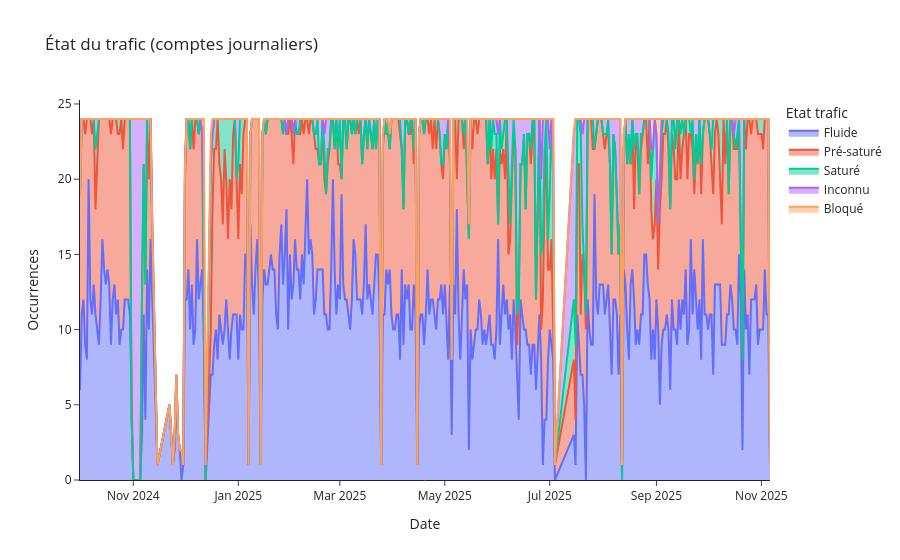

Notebook cell for this chart:
### Code cell
etat_jour = (df_axe
             .assign(jour=pd.to_datetime(df_axe['date']))
             .groupby(['jour','Etat trafic'], as_index=False)
             .size())

fig = px.area(
    etat_jour, x='jour', y='size', color='Etat trafic',
    title=f"État du trafic (comptes journaliers)",
    labels={'jour':'Date','size':'Occurrences'}
)
fig.update_layout(template='simple_white', hovermode='x unified')
fig.show()

### Figure 1 — Plotly figure (JSON) as saved in the notebook; plotly's stock layout.template omitted (floating-point values rounded to 4 significant figures; data arrays with more than 128 entries replaced by an {"elided": "..."} marker saying what was removed)
{"data": [{"fillpattern": {"shape": ""}, "hovertemplate": "Etat trafic=Fluide<br>Date=%{x}<br>Occurrences=%{y}<extra></extra>", "legendgroup": "Fluide", "line": {"color": "#636efa"}, "marker": {"symbol": "circle"}, "mode": "lines", "name": "Fluide", "orientation": "v", "showlegend": true, "stackgroup": "1", "type": "scatter", "x": {"elided": "371 str values"}, "xaxis": "x", "y": {"elided": "371 int values"}, "yaxis": "y"}, {"fillpattern": {"shape": ""}, "hovertemplate": "Etat trafic=Pré-saturé<br>Date=%{x}<br>Occurrences=%{y}<extra></extra>", "legendgroup": "Pré-saturé", "line": {"color": "#EF553B"}, "marker": {"symbol": "circle"}, "mode": "lines", "name": "Pré-saturé", "orientation": "v", "showlegend": true, "stackgroup": "1", "type": "scatter", "x": {"elided": "362 str values"}, "xaxis": "x", "y": {"elided": "362 int values"}, "yaxis": "y"}, {"fillpattern": {"shape": ""}, "hovertemplate": "Etat trafic=Saturé<br>Date=%{x}<br>Occurrences=%{y}<extra></extra>", "legendgroup": "Saturé", "line": {"color": "#00cc96"}, "marker": {"symbol": "circle"}, "mode": "lines", "name": "Saturé", "orientation": "v", "showlegend": true, "stackgroup": "1", "type": "scatter", "x": {"elided": "131 str values"}, "xaxis": "x", "y": {"elided": "131 int values"}, "yaxis": "y"}, {"fillpattern": {"shape": ""}, "hovertemplate": "Etat trafic=Inconnu<br>Date=%{x}<br>Occurrences=%{y}<extra></extra>", "legendgroup": "Inconnu", "line": {"color": "#ab63fa"}, "marker": {"symbol": "circle"}, "mode": "lines", "name": "Inconnu", "orientation": "v", "showlegend": true, "stackgroup": "1", "type": "scatter", "x": {"elided": "134 str values"}, "xaxis": "x", "y": {"elided": "134 int values"}, "yaxis": "y"}, {"fillpattern": {"shape": ""}, "hovertemplate": "Etat trafic=Bloqué<br>Date=%{x}<br>Occurrences=%{y}<extra></extra>", "legendgroup": "Bloqué", "line": {"color": "#FFA15A"}, "marker": {"symbol": "circle"}, "mode": "lines", "name": "Bloqué", "orientation": "v", "showlegend": true, "stackgroup": "1", "type": "scatter", "x": ["2024-12-11T00:00:00.000000000", "2024-12-12T00:00:00.000000000", "2024-12-16T00:00:00.000000000", "2024-12-17T00:00:00.000000000", "2025-01-29T00:00:00.000000000", "2025-02-02T00:00:00.000000000", "2025-02-20T00:00:00.000000000", "2025-05-04T00:00:00.000000000", "2025-06-01T00:00:00.000000000", "2025-06-26T00:00:00.000000000", "2025-07-01T00:00:00.000000000", "2025-07-20T00:00:00.000000000", "2025-08-29T00:00:00.000000000", "2025-08-30T00:00:00.000000000", "2025-09-01T00:00:00.000000000", "2025-09-02T00:00:00.000000000", "2025-09-03T00:00:00.000000000", "2025-10-16T00:00:00.000000000"], "xaxis": "x", "y": [1, 6, 2, 1, 1, 1, 1, 2, 1, 4, 2, 1, 2, 2, 1, 7, 4, 1], "yaxis": "y"}], "layout": {"hovermode": "x unified", "legend": {"title": {"text": "Etat trafic"}, "tracegroupgap": 0}, "title": {"text": "État du trafic (comptes journaliers)"}, "xaxis": {"anchor": "y", "domain": [0, 1], "title": {"text": "Date"}}, "yaxis": {"anchor": "x", "domain": [0, 1], "title": {"text": "Occurrences"}}}}
